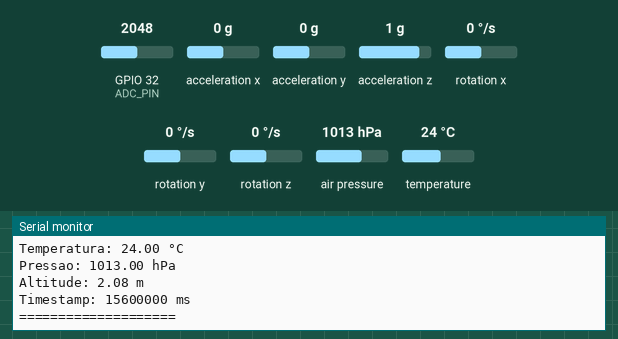
Simulated run of this program. Board: ESP32. Shown: the last lines printed to the serial monitor. The test bench sets the inputs (shaded band); at power-on: acceleration x 0 g, acceleration y 0 g, acceleration z 1 g, rotation x 0 °/s, GPIO 32 (ADC_PIN) = 2048, rotation y 0 °/s, rotation z 0 °/s, air pressure 1013 hPa, temperature 24 °C (analog values on the 0–4095 scale). WiFi joins after 1.5 s; servers stay silent unless stated.

Above: at 2.2 s.
2.3 s: acceleration x set to -1.4 g
At 3.94 s:
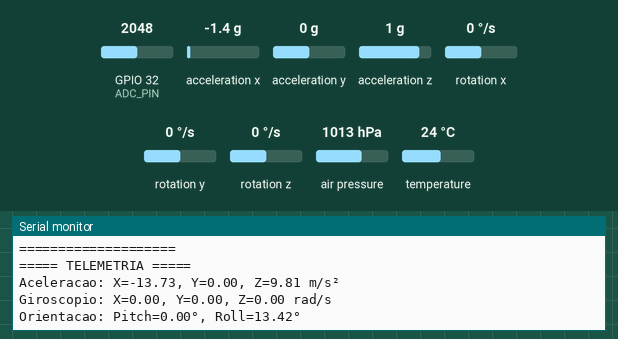
4.3 s: acceleration y set to -1.4 g
At 4.67 s:
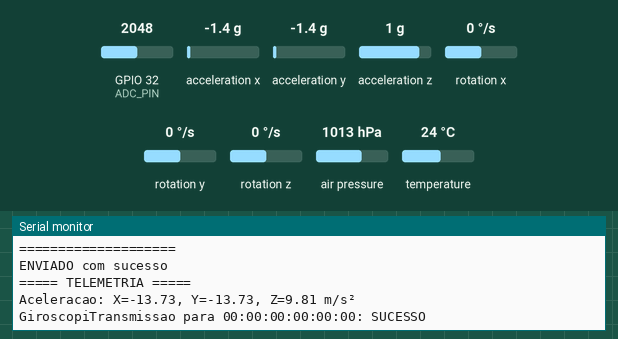
6.1 s: acceleration z set to -1.4 g
At 7.12 s:
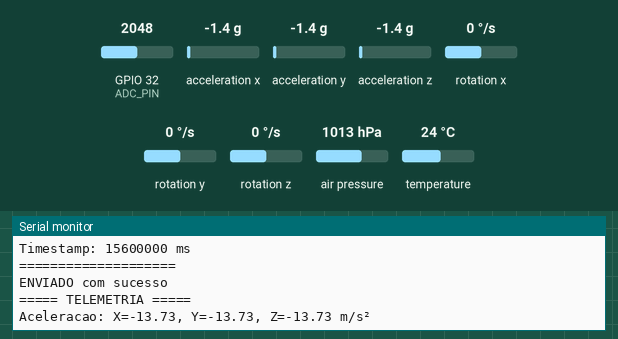
8.0 s: acceleration x set to -0.8 g
At 8.84 s:
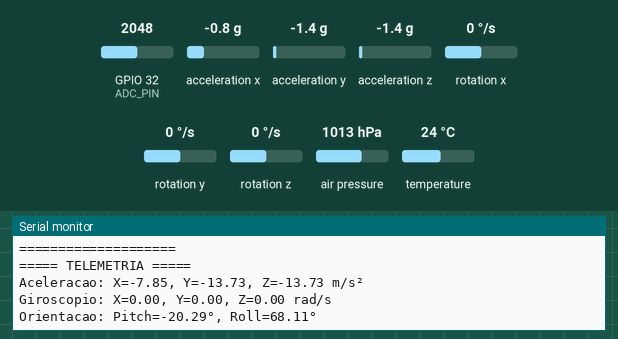
9.8 s: acceleration y set to 0 g
At 9.82 s:
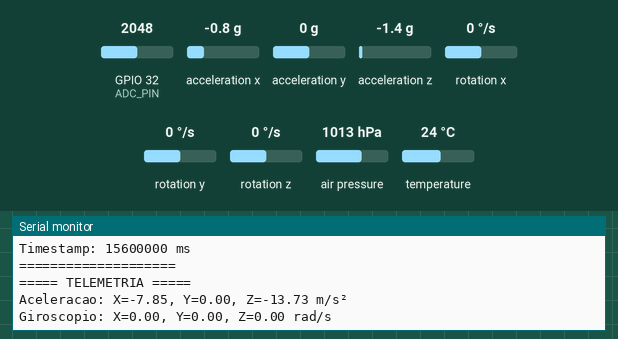
11.6 s: rotation x set to -192 °/s
At 12.02 s:
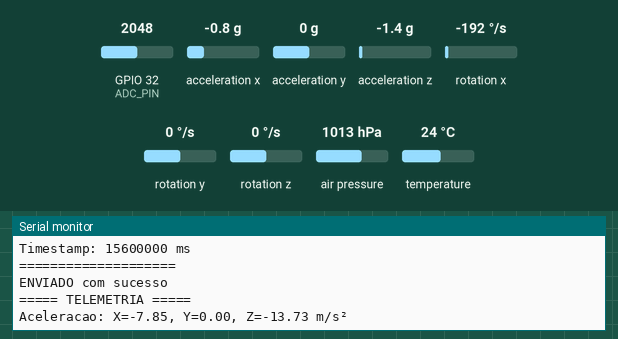
Timing chart, 0 to 14.6 s (numbered marks = the images above; inputs shaded):
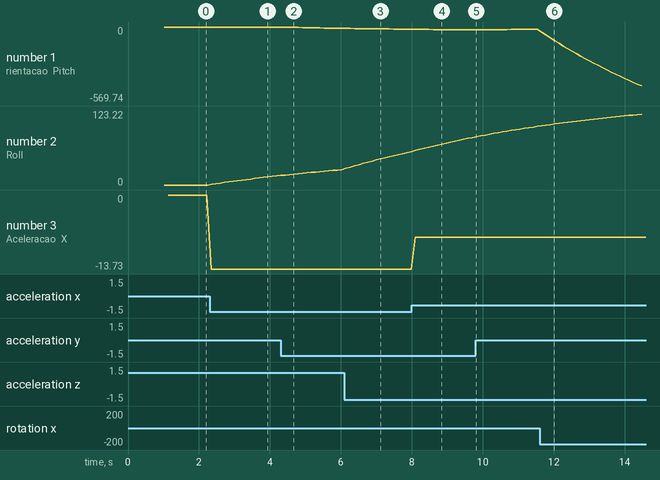

Measured:
- after the input at 2.3 s, the serial monitor: prints a new line after 0.05 s (image 1)
- after the input at 4.3 s, the serial monitor: prints a new line at once (image 2)
- after the input at 6.1 s, the serial monitor: prints a new line at once (image 3)
- after the input at 8.0 s, the serial monitor: prints a new line after 0.10 s (image 4)
- after the input at 9.8 s, the serial monitor: prints a new line at once (image 5)
- after the input at 11.6 s, the serial monitor: prints a new line after 0.06 s (image 6)
- plotted number 1: 0 → -10.23 after the input at 4.3 s, -10.23 → -17.15 after the input at 6.1 s, -17.15 → -23.01 after the input at 8.0 s, -23.01 → -17 after the input at 9.8 s, -17 → -569.74 after the input at 11.6 s
- plotted number 2: 0 → 15.04 after the input at 2.3 s, 25.35 → 55.63 after the input at 6.1 s, 55.63 → 78.94 after the input at 8.0 s

The program:

main.cpp
```cpp
/**
 * @file main.cpp
 * @brief Sistema de Telemetria para Foguete d'Água
 *
 * @details Este arquivo contém a implementação do sistema de telemetria
 * para um foguete d'água, utilizando ESP32, MPU6050 e BMP280.
 *
 * @author Lucas Mateus
 * @date Julho/2025
 * @version 1.2
 *
 * @note Projeto Integrador 1 - Engenharia
 */
 #include <Adafruit_MPU6050.h>
 #include <Adafruit_Sensor.h>
 #include <Wire.h>
 #include <esp_now.h>
 #include <WiFi.h>
 #include <esp_wifi.h>
 #include <Adafruit_BMP280.h>
 #include <TinyGPS++.h>

 #include <Config.h>
 #include <Structs.h>

 // Constantes de configuração
 /** @brief Intervalo de leitura dos sensores (ms) */
 const unsigned long SENSOR_READ_INTERVAL = 100;   // 10 Hz

 /** @brief Intervalo de transmissão de dados (ms) */
 const unsigned long TRANSMISSION_INTERVAL = 500;  // 2 Hz

 /** @brief Coeficiente do filtro complementar para fusão sensorial */
 const float COMPLEMENTARY_FILTER_ALPHA = 0.98;


const float VREF = 3.3;  // Tensão de referência do ADC (ESP32 usa 3.3V)

/**
 * @brief Timestamp da última leitura de sensor
 * @details Utilizado para controlar a taxa de amostragem dos sensores
 * @see SENSOR_READ_INTERVAL
 */
unsigned long lastSensorReadTime = 0;

/**
 * @brief Timestamp da última transmissão de dados
 * @details Controla a frequência de envio dos pacotes de telemetria
 * @see TRANSMISSION_INTERVAL
 */
unsigned long lastTransmissionTime = 0;

/**
 * @brief Ângulos de inclinação calculados
 *
 * @details Armazena os ângulos de pitch e roll obtidos
 * através do filtro complementar
 *
 * @var pitch Ângulo de arfagem (rotação no eixo Y)
 * @var roll Ângulo de rolamento (rotação no eixo X)
 *
 * @note Valores em graus
 * @see updateSensorData()
 */
float pitch = 0.0, roll = 0.0;


 // Declaração de objetos globais
 /** @brief Objeto para comunicação com o sensor MPU6050 */
 Adafruit_MPU6050 mpu;

 /** @brief Objeto para comunicação com o sensor BMP280 */
 Adafruit_BMP280 bmp;

 /** @brief Objeto para comunicação com o GPS NEO06MV2 */
 TinyGPSPlus gps;

 /** @brief Estrutura global para armazenamento de dados de telemetria */
 SensorData sensorData = {};

 /**
 * @brief Declarações de Funções do Sistema de Telemetria
 * @details Protótipos de funções para inicialização,
 * coleta de dados, transmissão e depuração
 */

/**
 * @brief Inicializa todos os sensores do sistema
 *
 * @details Configura e testa os sensores MPU6050 e BMP280
 *
 * @return bool Indica se a inicialização foi bem-sucedida
 * @retval true Todos os sensores inicializados corretamente
 * @retval false Falha na inicialização de algum sensor
 *
 * @note Sensores críticos: MPU6050 e BMP280
 * @warning Pode travar o sistema em caso de falha
 */
void setupSensors();

/**
 * @brief Atualiza os dados dos sensores
 *
 * @details Realiza leitura dos sensores, aplica filtros
 * e preenche a estrutura de dados de telemetria
 *
 * @note Limita a taxa de amostragem para evitar sobrecarga
 * @see SENSOR_READ_INTERVAL
 * @see SensorData
 */
void updateSensorData();

/**
 * @brief Transmite dados de telemetria
 *
 * @details Envia pacote de dados via protocolo ESP-NOW
 * para o endereço de broadcast
 *
 * @note Limita a taxa de transmissão
 * @see TRANSMISSION_INTERVAL
 * @see Config::EspNow::broadcastAddress
 */
void transmitData();

/**
 * @brief Imprime dados de telemetria para depuração
 *
 * @details Exibe informações detalhadas dos sensores
 * no console serial
 *
 * @note Útil para desenvolvimento e testes
 * @note Não afeta o funcionamento do sistema
 */
void debugPrintData();

/**
 * @brief Trata erros de comunicação ESP-NOW
 *
 * @param result Código de erro retornado pela transmissão
 *
 * @details Interpreta e registra diferentes tipos
 * de erros de comunicação
 *
 * @note Tenta reinicializar comunicação em caso de erro crítico
 * @see setupEspNow()
 */
void handleCommunicationErrors(esp_err_t result);

 /**
  * @brief Callback para status de envio de dados via ESP-NOW
  *
  * @param mac_addr Endereço MAC do dispositivo de destino
  * @param status Status do envio (sucesso ou falha)
  *
  * @note Função chamada após cada tentativa de transmissão
  */
 void onDataSent(const uint8_t *mac_addr, esp_now_send_status_t status) {
     char macStr[18];
     snprintf(macStr, sizeof(macStr), "%02X:%02X:%02X:%02X:%02X:%02X",
              mac_addr[0], mac_addr[1], mac_addr[2],
              mac_addr[3], mac_addr[4], mac_addr[5]);

     Serial.printf("Transmissao para %s: %s\n",
                   macStr,
                   status == ESP_NOW_SEND_SUCCESS ? "SUCESSO" : "FALHA");
 }
 /**
 * @brief Gera nome de arquivo de log único
 * @return String com nome do arquivo de log
 */
String generateLogFilename() {
  unsigned long timestamp = millis() / 1000;
  char buffer[32];
  snprintf(buffer, sizeof(buffer), "/flight_log_%06lu.csv", timestamp);
  return String(buffer);
}


 /**
  * @brief Configura a comunicação ESP-NOW
  *
  * @details Inicializa o protocolo ESP-NOW, configura o modo de estação
  * e adiciona o peer de transmissão
  *
  * @throws Reinicia o sistema em caso de falha crítica
  */
 void setupEspNow() {
    WiFi.mode(WIFI_STA);

    if (esp_now_init() != ESP_OK) {
        Serial.println("Falha na inicializacao do ESP-NOW");
        ESP.restart();
        return;
    }

    esp_now_register_send_cb(onDataSent);

    // Configuração de peer
    esp_now_peer_info_t peerInfo = {};
    memcpy(peerInfo.peer_addr, Config::EspNow::broadcastAddress, 6);
    peerInfo.channel = Config::EspNow::CHANNEL;
    peerInfo.encrypt = false;

    if (esp_now_add_peer(&peerInfo) != ESP_OK) {
        Serial.println("Falha ao adicionar peer");
    }
}
 /**
  * @brief Tenta inicializar o sensor BMP280 nos dois endereços possíveis
  *
  * @details Configura BMP280 para os endereços 0x76 e 0x77
  *
  * @retval true Se o sensor for inicializado com sucesso
  * @retval false Se o sensor falhar na inicialização
  * @note Utiliza o endereço 0x76 como padrão,
  * mas tenta o 0x77 como alternativa
  */
bool initBMP280() {
    // Tenta endereço padrão 0x76
    if (bmp.begin(0x76)) return true;

    // Tenta endereço alternativo 0x77
    if (bmp.begin(0x77)) return true;

    return false;
}
 /**
  * @brief Inicializa todos os sensores do sistema
  *
  * @details Configura MPU6050 e BMP280 com parâmetros otimizados
  *
  * @retval true Se todos os sensores foram inicializados com sucesso
  * @retval false Se algum sensor falhar na inicialização
  *
  * @throws Loop infinito em caso de falha de sensor
  */
 void setupSensors() {
    // Inicialização do MPU6050
    if (!mpu.begin()) {
        Serial.println("Falha na conexao com MPU6050");
        while(1) delay(10);
    }
    mpu.setAccelerometerRange(MPU6050_RANGE_8_G);
    mpu.setGyroRange(MPU6050_RANGE_500_DEG);
    mpu.setFilterBandwidth(MPU6050_BAND_21_HZ);
    analogReadResolution(12); // Resolução de 12 bits para ADC
    // Inicialização do BMP280
    if (!initBMP280()) {
        Serial.println("Falha na conexao com BMP280");
        while(1) delay(10);
    }

    // Configurações padrão do BMP280
    bmp.setSampling(Adafruit_BMP280::MODE_NORMAL,     // Modo de operação
                    Adafruit_BMP280::SAMPLING_X2,     // Oversampling de temperatura
                    Adafruit_BMP280::SAMPLING_X16,    // Oversampling de pressão
                    Adafruit_BMP280::FILTER_X16,      // Filtro
                    Adafruit_BMP280::STANDBY_MS_500); // Tempo de espera
}

 /**
  * @brief Atualiza os dados dos sensores
  *
  * @details Realiza leitura dos sensores, aplica filtro complementar
  * e preenche a estrutura de dados de telemetria
  *
  * @note Limita a taxa de amostragem para evitar sobrecarga
  */
 void updateSensorData() {
    unsigned long currentTime = millis();

    int leituraADC = analogRead(Config::Hardware::ADC_PIN);
    float tensaoPino = (leituraADC / 4095.0) * VREF;
    float tensaoReal = tensaoPino * Config::Hardware::ADC_MULTIPLIER;
    sensorData.tensao.voltage_rocket = tensaoReal;

    // Limita a taxa de leitura
    if (currentTime - lastSensorReadTime < SENSOR_READ_INTERVAL) return;

    lastSensorReadTime = currentTime;

    // Leitura do MPU6050
    sensors_event_t a, g, temp;
    mpu.getEvent(&a, &g, &temp);

    // Cálculo de ângulos com filtro complementar
    float accPitch = atan2(a.acceleration.y, sqrt(pow(a.acceleration.x, 2) + pow(a.acceleration.z, 2))) * 180.0 / PI;
    float accRoll = atan2(-a.acceleration.x, a.acceleration.z) * 180.0 / PI;

    static unsigned long lastUpdateTime = 0;
    if (lastUpdateTime == 0) {
        lastUpdateTime = currentTime;
        return; // Ignora primeira leitura
    }
    float dt = (currentTime - lastUpdateTime) / 1000.0;
    lastUpdateTime = currentTime;

    pitch = COMPLEMENTARY_FILTER_ALPHA * (pitch + g.gyro.x * dt * RAD_TO_DEG) +
            (1 - COMPLEMENTARY_FILTER_ALPHA) * accPitch;
    roll = COMPLEMENTARY_FILTER_ALPHA * (roll + g.gyro.y * dt * RAD_TO_DEG) +
           (1 - COMPLEMENTARY_FILTER_ALPHA) * accRoll;

    // Preenchimento da estrutura de dados
    sensorData.acelerometro = {
        a.acceleration.x, a.acceleration.y, a.acceleration.z,
        g.gyro.x, g.gyro.y, g.gyro.z,
        temp.temperature,
        pitch, roll
    };

    // Leitura do BMP280
    sensorData.altimetro = {
        bmp.readPressure() / 100.0f,  // Pressão em hPa
        bmp.readAltitude(1013.25)     // Altitude baseada na pressão ao nível do mar
    };

    sensorData.timestamp = currentTime;

    sensorData.gps = {
        gps.location.lat(),
        gps.location.lng(),
        gps.altitude.meters(),
        gps.date.year(),
        gps.date.month(),
        gps.date.day(),
        gps.time.hour(),
        gps.time.minute(),
        gps.time.second()
    };
}

 /**
  * @brief Transmite dados de telemetria via ESP-NOW
  *
  * @details Envia pacote de dados para o endereço de broadcast
  *
  * @note Limita a taxa de transmissão
  */
void transmitData() {
    unsigned long currentTime = millis();

    // Limita a taxa de transmissão
    if (currentTime - lastTransmissionTime < TRANSMISSION_INTERVAL) return;

    lastTransmissionTime = currentTime;

    // Verifica se o peer existe antes de enviar
    if (!esp_now_is_peer_exist(Config::EspNow::broadcastAddress)) {
        esp_now_peer_info_t peerInfo = {};
        memcpy(peerInfo.peer_addr, Config::EspNow::broadcastAddress, 6);
        peerInfo.channel = Config::EspNow::CHANNEL;
        peerInfo.encrypt = false;

        if (esp_now_add_peer(&peerInfo) != ESP_OK) {
            Serial.println("Falha ao adicionar peer para transmissão");
            return;
        }
    }

    esp_err_t result = esp_now_send(
        Config::EspNow::broadcastAddress,
        reinterpret_cast<uint8_t*>(&sensorData),
        sizeof(SensorData)
    );

    handleCommunicationErrors(result);
}

 /**
  * @brief Trata erros de comunicação ESP-NOW
  *
  * @param result Código de erro retornado pela transmissão
  *
  * @details Interpreta e registra diferentes tipos de erros de comunicação
  */
 void handleCommunicationErrors(esp_err_t result) {
    switch(result) {
        case ESP_OK:
            Serial.println("ENVIADO com sucesso");
            break;
        case ESP_ERR_ESPNOW_NOT_INIT:
            Serial.println("ESP-NOW nao inicializado");
            setupEspNow();
            break;
        case ESP_ERR_ESPNOW_ARG:
            Serial.println("Argumento invalido");
            break;
        case ESP_ERR_ESPNOW_NO_MEM:
            Serial.println("Sem memoria");
            break;
        default:
            Serial.printf("Erro desconhecido: %d\n", result);
    }
}

 /**
  * @brief Imprime dados de telemetria para depuração
  *
  * @details Exibe informações detalhadas dos sensores no console serial
  *
  * @note Útil para desenvolvimento e testes
  */
 void debugPrintData() {
    Serial.println("===== TELEMETRIA =====");
    Serial.printf("Aceleracao: X=%.2f, Y=%.2f, Z=%.2f m/s²\n",
        sensorData.acelerometro.accX,
        sensorData.acelerometro.accY,
        sensorData.acelerometro.accZ);

    Serial.printf("Giroscopio: X=%.2f, Y=%.2f, Z=%.2f rad/s\n",
        sensorData.acelerometro.gyroX,
        sensorData.acelerometro.gyroY,
        sensorData.acelerometro.gyroZ);

    Serial.printf("Orientacao: Pitch=%.2f°, Roll=%.2f°\n",
        sensorData.acelerometro.pitch,
        sensorData.acelerometro.roll);

    Serial.printf("Temperatura: %.2f °C\n", sensorData.acelerometro.temp);
    Serial.printf("Pressao: %.2f hPa\n", sensorData.altimetro.pressure);
    Serial.printf("Altitude: %.2f m\n", sensorData.altimetro.altitude);
    Serial.printf("Timestamp: %lu ms\n", sensorData.timestamp);
    Serial.println("====================\n");
}


/**
 * @brief Configuração do sistema de telemetria
 */
void setup() {
  Serial.begin(Config::Hardware::BAUD_RATE);
  while (!Serial) delay(10);

  // Inicialização do barramento I2C
  Wire.begin();

  // Configurações de rede e comunicação
  WiFi.mode(WIFI_STA);
  delay(1000);
  Serial.print("MAC da ESP32: ");
  Serial.println(WiFi.macAddress());

  // Inicialização do ESP-NOW
  if (esp_now_init() != ESP_OK) {
      Serial.println("Erro ao inicializar ESP-NOW");
      ESP.restart();
  }

  setupEspNow();
  // Inicialização dos sensores
  setupSensors();

  Serial.println("Sistema de Telemetria Inicializado");
}

/**
 * @brief Laço principal de execução
 */
void loop() {
  updateSensorData();
  transmitData();
  debugPrintData();
  delay(100);  // Pequeno atraso para estabilidade
}
 
```

Config.h
```cpp
/**
 * @file Config.h
 * @brief Configurações centralizadas para o projeto de comunicação ESP-NOW
 * @version 1.1
 * @date Julho/2025
 *
 * Este arquivo define constantes de configuração para rede,
 * hardware, temporização e comunicação ESP-NOW.
 */

#pragma once // Diretiva moderna para include guard

#include <cstdint> // Para tipos integrais de largura específica

/**
 * @namespace Config
 * @brief Namespace principal para configurações do sistema
 *
 * Organiza configurações em namespaces específicos para
 * melhor organização e clareza do código.
 */
namespace Config
{

  /**
   * @namespace Hardware
   * @brief Configurações de hardware específicas
   *
   * Contém definições de pinos e configurações de hardware.
   */
  namespace Hardware
  {
    /// @brief Taxa de transmissão serial
    /// @details Velocidade de comunicação para depuração e monitoramento
    constexpr uint32_t BAUD_RATE = 115200U;

    constexpr uint32_t GPS_RX = 16;
    constexpr uint32_t GPS_TX = 17;

    constexpr uint32_t ADC_PIN = 32;      // Pino ADC para leitura de tensão
    constexpr float ADC_MULTIPLIER = 2.0; // Porque estamos usando 10k e 10k
  }

  /**
   * @namespace Timing
   * @brief Configurações de temporização
   *
   * Gerencia intervalos de tempo para diferentes processos.
   */
  namespace Timing
  {
    /// @brief Tempo máximo de conexão WiFi
    /// @details Limite de tempo para estabelecer conexão WiFi (em milissegundos)
    constexpr uint16_t WIFI_CONNECT_TIMEOUT = 10000U;

    /// @brief Intervalo de atualização da página web
    /// @details Período entre atualizações da interface web (em milissegundos)
    constexpr uint16_t WEB_REFRESH_INTERVAL = 2000U;
  }
  /**
   * @namespace EspNow
   * @brief Configurações específicas para protocolo ESP-NOW
   *
   * Gerencia parâmetros de comunicação ESP-NOW.
   */
  namespace EspNow
  {
    /// @brief Canal de comunicação ESP-NOW
    /// @details Canal específico para transmissão de dados ESP-NOW
    constexpr uint8_t CHANNEL = 1;
    constexpr uint8_t broadcastAddress[] = {0x2B, 0xBC, 0xBB, 0x4B, 0xE4, 0xBD}; // Endereço do receptor
  }
}
```

Source omitted: Structs.h (5642 bytes)
